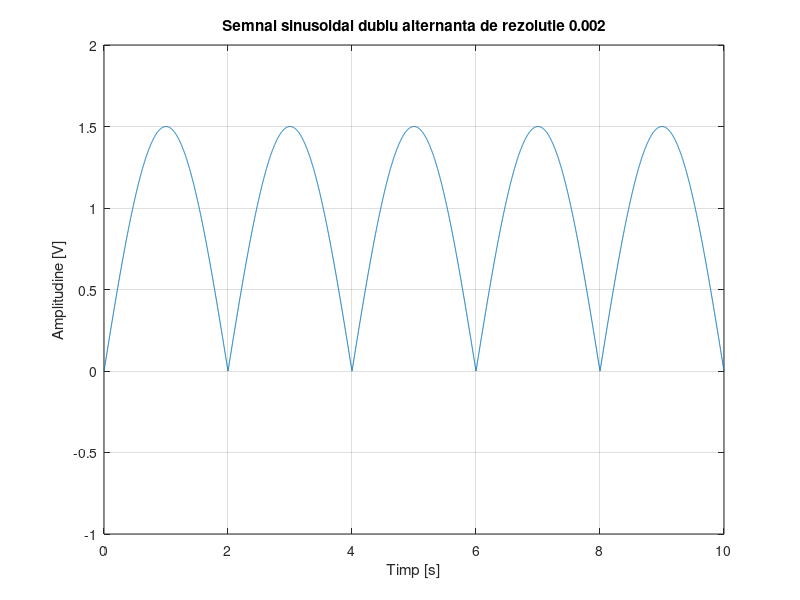

MATLAB code for this plot:
f=0.25        %f pentru perioada 4s
t=0:0.002:10; %rezolutie 0.002
A=1.5;
y=abs(A*sin(2*pi*0.25*t));             %abs imi returneaza valoarea absoluta a fiecarui element multime
plot(t,y), grid;
axis([0,10,-1,2])                      %limitelepe grafic
title('Semnal sinusoidal dublu alternanta de rezolutie 0.002')
xlabel('Timp [s]')
ylabel('Amplitudine [V]')
